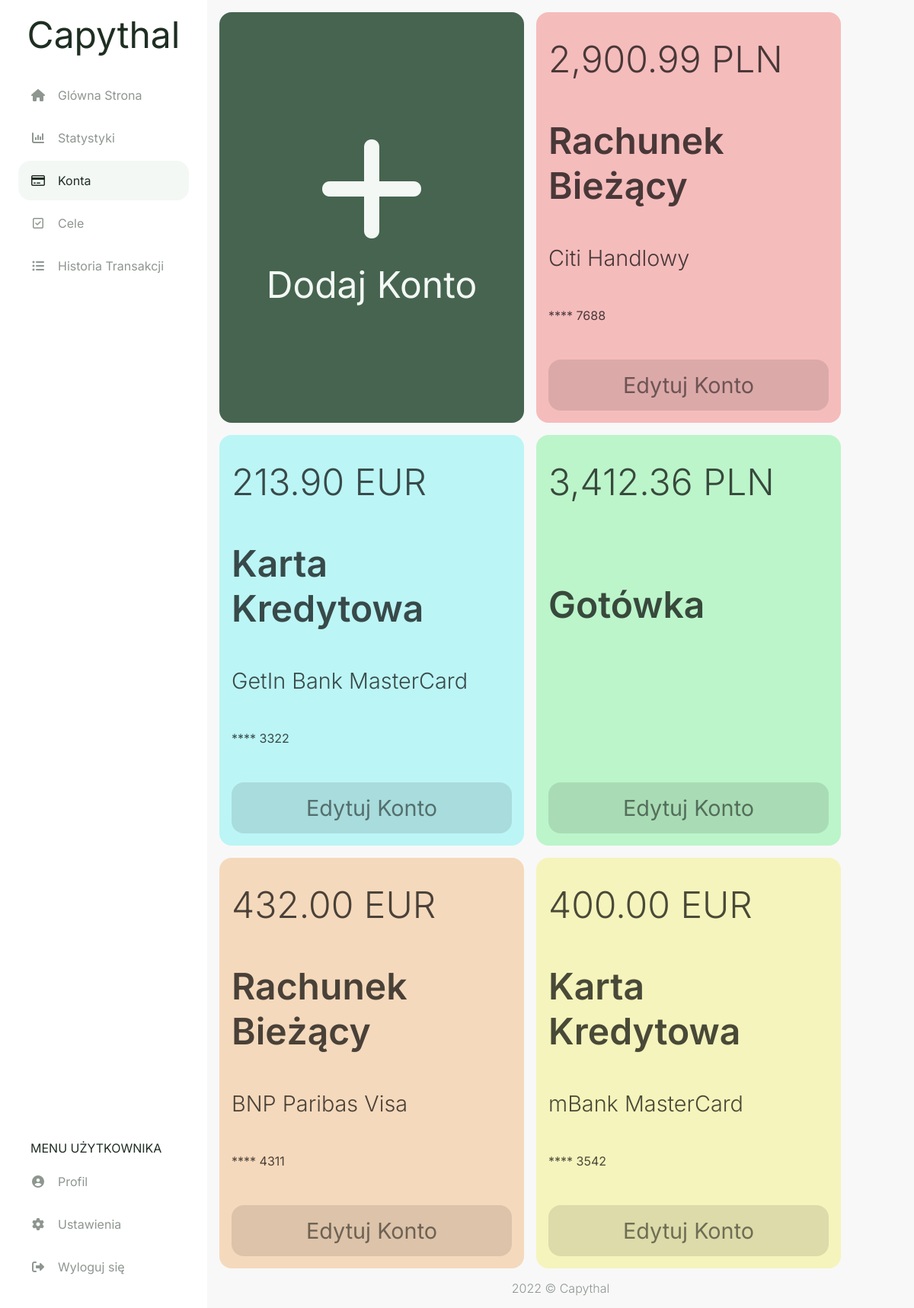
Page /accounts (signed in) on the earlier database version.
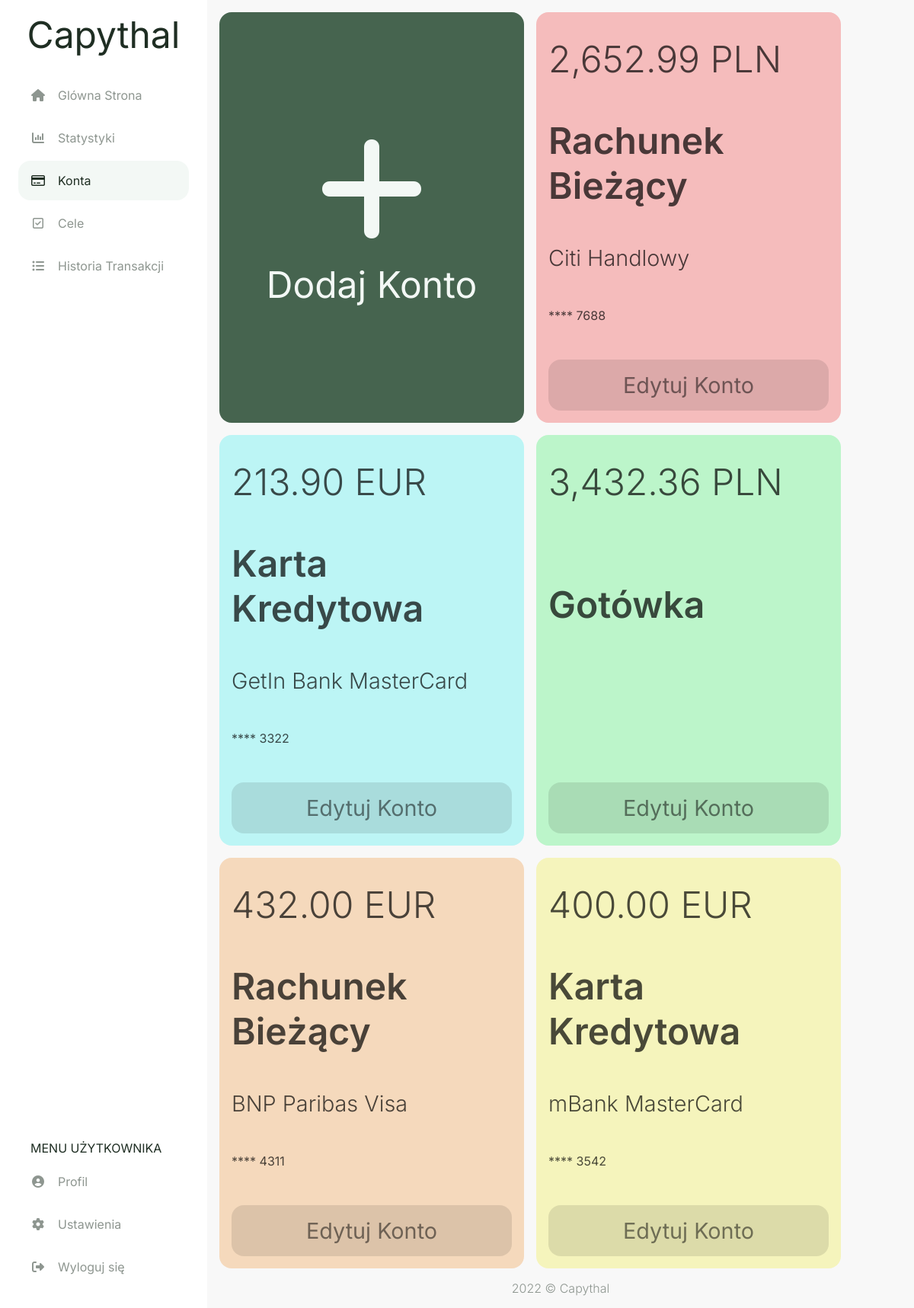
Same page on the later database version.
### capythal/models.py (models this page shows, shortened)
class account(db.Model):
    id = db.Column(db.Integer, primary_key=True)
    user_id = db.Column(db.Integer, db.ForeignKey('user.id'), nullable=False)
    currency_id = db.Column(db.Integer, db.ForeignKey('currency.id'), nullable=False)
    card_id = db.Column(db.Integer, db.ForeignKey('card.id'))
    acc_type_id = db.Column(db.Integer, db.ForeignKey('acc_type.id'), nullable=False)
    style_id = db.Column(db.Integer, db.ForeignKey('style.id'), nullable=False)
    amount = db.Column(db.Float(20,2), default = 0)
    card_number = db.Column(db.String(4))
    fin_inst = db.Column(db.String(20))
    transaction = db.relationship("transaction", backref="account", lazy=True)
    settings = db.relationship("settings", back_populates="account", uselist=False)
    goal = db.relationship("goal", backref="account", lazy=True)

class currency(db.Model):
    id = db.Column(db.Integer, primary_key=True)
    name = db.Column(db.String(20), nullable=False)
    account = db.relationship("account", backref="currency", lazy=True)
    settings = db.relationship("settings", backref="currency", lazy=True)

class acc_type(db.Model):
    id = db.Column(db.Integer, primary_key=True)
    name = db.Column(db.String(20), nullable=False)
    account = db.relationship("account", backref="acc_type", lazy=True)

### capythal/routes.py (the view, shortened to what this page needs)
@app.route('/accounts', methods=['GET', 'POST'])
@login_required
def accounts():
    form_add = addAccForm()
    form_edit = editAccForm()
    accounts = db.session.query(account,currency,card,acc_type,style).join(currency).join(card).join(acc_type).join(style).filter(account.user_id == current_user.id)
    if form_edit.deleteAcc.data and form_edit.validate():
        db.session.execute(
            delete(account)
            .where((account.id == form_edit.account_id.data) & (account.user_id == current_user.id)))
        db.session.commit()
        return redirect(url_for('accounts'))
    return render_template("accounts.html", accounts = accounts, form_add = form_add, form_edit = form_edit)

### capythal/models.py (called while the page is built)
@login_manager.user_loader
def load_user(user_id):
    return user.query.get(int(user_id))

### capythal/routes.py (called while the page is built)
@app.template_filter()
def currencyFormat(value):
    value = float(value)
    return "{:,.2f}".format(value)

### capythal/templates/accounts.html (shortened to what this page needs)
{% extends "layout.html" %}
{% set active_page = "accounts" %}
{% block head %}
  {{ super() }}
  <link rel="stylesheet" href="{{ url_for('static', filename='css/accounts.css') }}">
  <link rel="stylesheet" href="{{ url_for('static', filename='css/modals/account-modal.css') }}">
{% endblock %}
{% block content %}
<div class="accounts-flexbox">
  <a href="#modal-add" class="account-add bg-main-btn fc-main-btn">
    <span class="account-plus-sign fa fa-plus"></span>
    <span class="fs-1">Dodaj Konto</span>
  </a>
  {% for account,currency,card,acc_type,style in accounts %}
    <div class="account-info style-{{ style.name }}">
      <span class="fs-1 fw-light">{{ account.amount | currencyFormat }} {{ currency.name }}</span>
      <span class="fs-1 fw-semibold">{{ acc_type.name }}</span>
      <span class="fs-2 fw-light">
        {% if account.fin_inst %}{{ account.fin_inst }}{% endif %} {% if card.name %}{{ card.name }}{% endif %}
      </span>
      {% if account.card_number %}
      <span class="fs-4">**** {{ account.card_number }}</span>
      {% endif %}
      <a href="#modal{{ account.id }}" class="account-edit" value=1>
        <span class="fs-2">Edytuj Konto</span>
      </a>
    </div>
  {% endfor %}
</div>
{% endblock %}

Differences in the rows shown:
changed account "Citi Handlowy": amount "2,900.99" → "2,652.99"
changed account "Gotówka": amount "3,412.36" → "3,432.36"
